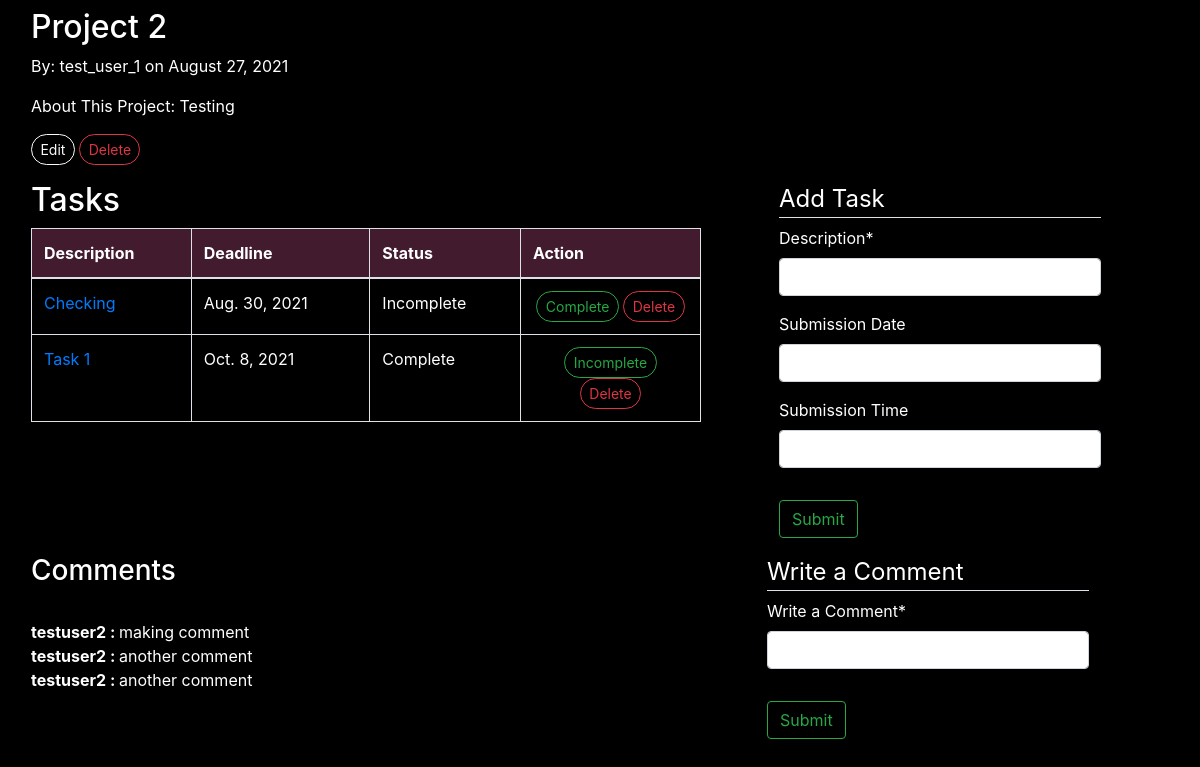
Before: /projects/3/ with the older database file.
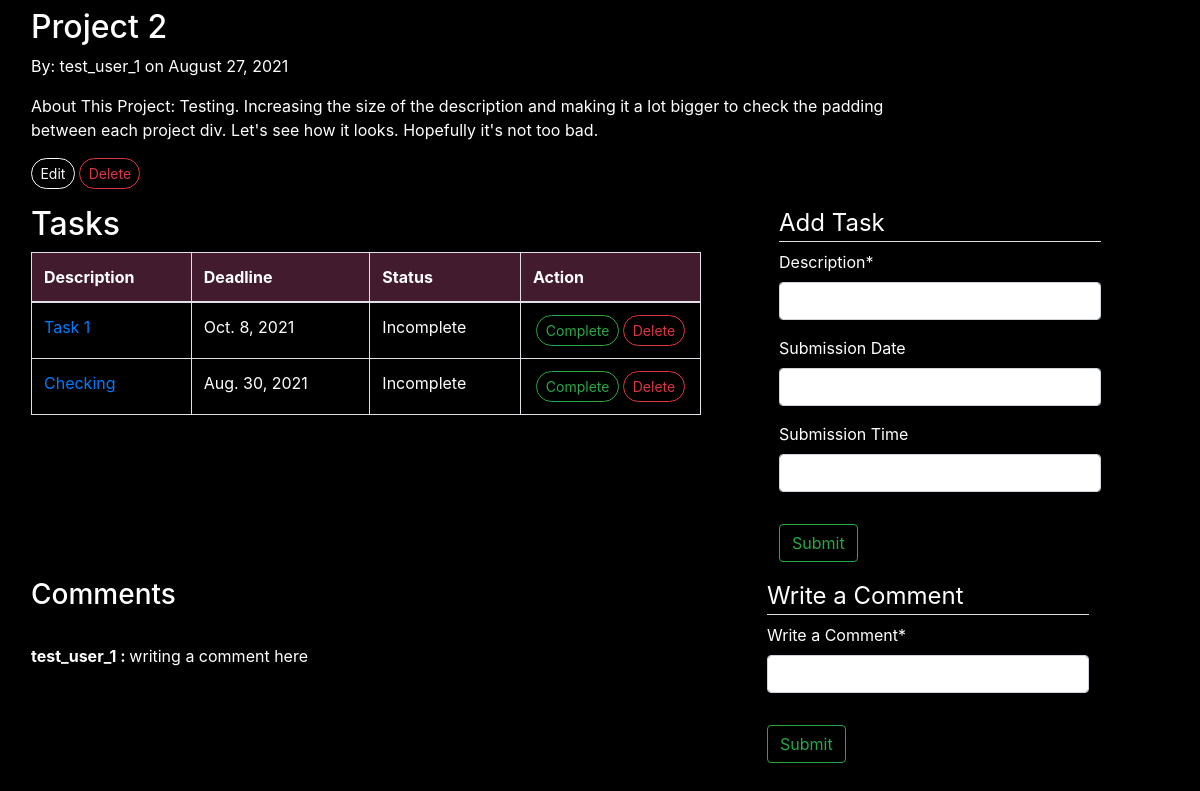
After: the same page with the newer database file.
### projects/models.py (models this page shows, shortened)
class Projects(models.Model):
    title = models.CharField(max_length=100)
    about = models.TextField()
    date_posted = models.DateTimeField(default=timezone.now)
    author = models.ForeignKey(User, on_delete=models.CASCADE)
    progress = models.DecimalField(max_digits=4, decimal_places=1, default=0.0)

class Tasks(models.Model):
    desc = models.TextField(max_length=100)
    deadline = models.DateField(null=True,blank=True)
    submit_time = models.TimeField(null=True, blank=True)
    status = models.CharField(max_length=10, default="Incomplete")
    projects = models.ForeignKey(Projects, related_name='projects', on_delete=models.CASCADE)
    user = models.ForeignKey(User, on_delete=models.CASCADE)

class Comment(models.Model):
    projects = models.ForeignKey(Projects, on_delete=models.CASCADE)
    user_from = models.ForeignKey(User, related_name="user_from", on_delete=models.CASCADE, null=True, blank=True)
    user_to = models.ForeignKey(User, related_name="user_to", on_delete=models.CASCADE, null=True, blank=True)
    body = models.CharField(max_length=500)
    date = models.DateTimeField(auto_now_add=True)

### projects/views.py (the view)
# urls.py: path('<int:pk>/',ProjectsDetailView.as_view(), name= 'projects-detail'),
class ProjectsDetailView(DetailView):
    model = Projects
    def get_context_data(self, **kwargs):
        context = super().get_context_data(**kwargs)
        tasks = Tasks.objects.filter(projects=self.object).order_by('-status')
        context['tasks'] = tasks
        context['t_form'] = TaskForm()
        context['comments'] = Comment.objects.filter(projects=self.object)
        context['c_form'] = CommentForm()
        return context

### projects/forms.py
class TaskForm(forms.ModelForm):
    desc = forms.CharField(label="Description",max_length=100)
    deadline = forms.DateField(required=False)
    class Meta:
        model = Tasks
        fields = ['desc', 'deadline', 'submit_time']
    def __init__(self, *args, **kwargs):
        super(TaskForm, self).__init__(*args, **kwargs)
        self.fields['desc'].label = "Description"
        self.fields['deadline'].label = "Submission Date"
        self.fields['submit_time'].label = "Submission Time"

class CommentForm(forms.ModelForm):
    body = forms.CharField(max_length=500)
    class Meta:
        model = Comment
        fields = ['body']
    def __init__(self, *args, **kwargs):
        super(CommentForm, self).__init__(*args, **kwargs)
        self.fields['body'].label = "Write a Comment"

### projects/templates/projects/projects_detail.html (shortened to what this page needs)
{% extends "projects/base.html" %}
{% load crispy_forms_tags %}
{% load static %}
    {% block head %}
    <link rel="stylesheet" type="text/css" href="{% static 'projects/css/detail_style.css' %}">
    {% endblock head %}
    {% block content %}
    <div class="col-9 ml-3 mb-3 mt-2" id="about">
        <h2>{{ object.title }}</h2>
        <p>By: {{ object.author }} on {{ object.date_posted|date:"F d, Y" }}</p>
        <p>About This Project: {{ object.about }}</p>
        <a class="btn btn-outline-light btn-sm badge-pill" href="{% url 'projects-update' object.id %}">Edit</a>
        <a class="btn btn-outline-danger btn-sm badge-pill" href="{% url 'projects-delete' object.id%}">Delete</a>
    </div>
    <div class="container-fluid">
        <div class="row row-cols-2">
            <div class="col-7 mr-3" style="width:800px; color:white;">
            <h2 class="ml-3 mb-2">Tasks</h2>
                {% if not tasks %}
                <h4 class="ml-3 mb-2">No Tasks Added</h4>
                {% else %}
            <table class="table table-bordered ml-3 mb-2">
                <thead style="background-color: #421b2e; color: white;">
                    <tr>
                        <th>Description</th>
                        <th>Deadline</th>
                        <th>Status</th>
                        <th style="width:180px;">Action</th>
                    </tr>
                </thead>
                {% for task in tasks %}
                    <tr>
                        <td><a class="article-title" href="{% url 'tasks-update' task.pk %}">{{ task.desc }}</a></td>
                        <td>{{ task.deadline }}</td>
                        <td>{{ task.status }}</td>
                        <td style="text-align: center;">
                            {% if task.status == "Incomplete" %}
                            <a class="btn btn-outline-success btn-sm badge-pill" href="{% url 'tasks-complete' task.pk %}">Complete</a>
                            {% else %}
                            <a class="btn btn-outline-success btn-sm badge-pill" href="{% url 'tasks-complete' task.pk %}">Incomplete</a>
                            {% endif %}
                            <a class="btn btn-outline-danger btn-sm badge-pill" href="{% url 'tasks-delete' task.pk %}">Delete</a>
                        </td>
                </tr>
                {% endfor %}
            </table>
                {% endif %}
            </div>
            <div class="col-4" id="task_form">
                <form class="ml-5" method="POST" action="{% url 'tasks-create' object.id %}">
                <fieldset class="form-group">
                <legend class="border-bottom">Add Task</legend>
                    {{ t_form|crispy }}
                </fieldset>
                <div class="form-group">
                    <input type="submit" value="Submit" class="btn btn-outline-success">
                </div>
                </form>
            </div>
            </div>
    </div>
    <div class="container-fluid">
        <div class="row row-cols-2">
        <div class="col" id="comment_section">
            <div class="ml-3 mb-2">
                <h3>Comments</h3>
            {% for comment in comments %}
                <br/>
                <strong> {{ comment.user_from}} : </strong> {{ comment.body }}
            {% endfor %}
            </div>
            </div>
            <div class="col-4 mr-5" id="comment_form">
        <form class="mr-5" method="POST" action="{% url 'comment-create' object.id %}">
                <fieldset class="form-group">
                    <legend class="border-bottom">Write a Comment</legend>
                    {{ c_form|crispy }}
                </fieldset>
                <div class="form-group">
                    <input type="submit" value="Submit" class="btn btn-outline-success">
                </div>
            </form>
                </div>
</div>
</div>
    {% endblock content %}

### projects/templates/projects/base.html (shortened to what this page needs)
<!DOCTYPE html>
{% load static %}
{% load custom_tags %}
<html lang="en">
<head>
    <link rel="stylesheet" href="https://maxcdn.bootstrapcdn.com/bootstrap/4.0.0/css/bootstrap.min.css">
    {% block head %}{% endblock head %}
</head>
<body style="background-color: black;">
    {% block content %}
    {% endblock content %}
</body>
</html>

### projects/static/projects/css/detail_style.css (style rules this page uses)
#comment_section { width: 750px; color: white; }
#task_form { width: 750px; color: white; }
#comment_form { width: 750px; color: white; }
#about { width: 100%; color: white; }

Changed rows visible on the page:
removed Comment: user_from "testuser2", body "making comment"
removed Comment: user_from "testuser2", body "another comment"
removed Comment: user_from "testuser2", body "another comment"
changed Projects "Project 2": about "Testing" → "Testing. Increasing the size of the description and making it a lot bigger to check the padding between each project div. Let's see how it looks. Hopefully it's not too bad."
changed Tasks "Task 1": status "Complete" → "Incomplete"; status "Incomplete" → "Complete"; moves up the list
added Comment: user_from "test_user_1", body "writing a comment here"
